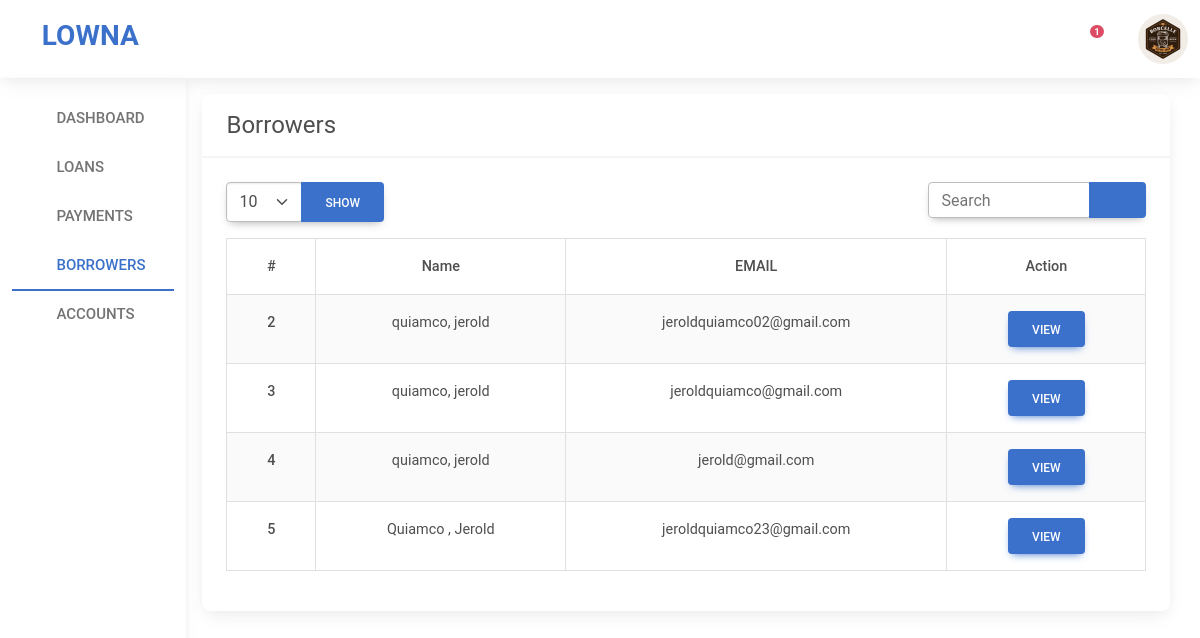
The page /admin/customers.php (signed in) on the database its author committed.
### tables this page shows
CREATE TABLE `users` (
  `USER_ID` int(20) NOT NULL,
  `LEVEL` int(10) NOT NULL,
  `FNAME` text NOT NULL,
  `LNAME` text NOT NULL,
  `EMAIL` varchar(100) NOT NULL,
  `PASSWORD` varchar(255) NOT NULL,
  `PROFILE_IMG` varchar(255) NOT NULL,
  `CREATED` timestamp NOT NULL DEFAULT CURRENT_TIMESTAMP
);

### admin/customers.php (the view, shortened to what this page needs)
<?php
    require_once '../includes/config.php';
    @$user_id = $_SESSION['admin_id'];
    $select = mysqli_query($conn, "SELECT * FROM users WHERE USER_ID='$user_id'");
    $user_data = mysqli_fetch_assoc($select);
?>
<!DOCTYPE html>
<html>
<head>
  <link rel="stylesheet" type="text/css" href="../assets/bootstrap/css/bootstrap.min.css">
  <link rel="stylesheet" type="text/css" href="../assets/css/style.css">
  <link rel="stylesheet" href="../assets/css/mdb.min.css" />
  <link rel="stylesheet" type="text/css" href="../assets/fontawesome6/css/all.css">
</head>
<body>
  <nav class="navbar navbar-expand-lg navbar-dark shadow-4">
        <div class="container-fluid">
              <div class="collapse navbar-collapse " id="navbarSupportedContent">
                <a class="navbar-brand mt-2 mt-lg-0" href="#">
                    <h3 class="navbar-brand fs-3 text-primary fw-bold"><i class="fa-brands fa-slack me-2"></i> LOWNA</h3>
                </a>
            </div>
            <div class="d-flex align-items-center">
                <div class="dropdown me-4">
                    <a class="text-reset me-3 dropdown-toggle hidden-arrow " href="#" id="navbarDropdownMenuLink" role="button" data-mdb-toggle="dropdown" aria-expanded="false">
                        <i class="fas fa-bell  text-primary"></i>
                        <span class="badge rounded-pill badge-notification bg-danger">1</span>
                    </a>
                </div>
                <div class="dropdown">
                    <a class="dropdown-toggle d-flex align-items-center hidden-arrow" href="#" id="navbarDropdownMenuAvatar" role="button" data-mdb-toggle="dropdown" aria-expanded="false">
                        <?php
                        if (isset($user_id)) {
                            ?>
                            <div class="rounded-circle" style="width: 50px; height: 50px; background-image: url(../profile_images/<?php echo $user_data['PROFILE_IMG'] ?>); background-size: cover; background-repeat: no-repeat; background-position: center;">
                            </div>
                            <?php
                        }
                        ?>
                    </a>
                </div>
            </div>
        </div>
    </nav>
    <div class="container-fluid">
      <div class="row">
        <div class="col-lg-2 col-6 d-lg-block d-none shadow-3 collapse-horizontal pt-3" style="height: calc(100vh - 78px); width: fit-content;" id="sidenav">
           <ul class="nav flex-column nav-tabs" style="width: fit-content;">
            <li class="nav-item">
              <a class="nav-link" href="index.php" ><i class="fa fa-home"></i> Dashboard</a>
            </li>
            <li class="nav-item">
              <a class="nav-link " href="loans.php"><i class="fa-solid fa-hand-holding-dollar"></i> Loans</a>
            </li>
            <li class="nav-item">
              <a class="nav-link" href="payments.php" ><i class="fa-solid fa-money-bill-transfer"></i> Payments</a>
            </li>
             <li class="nav-item">
              <a class="nav-link active" href="customers.php"><i class="fa fa-users"></i> Borrowers</a>
            </li>
             <li class="nav-item">
              <a class="nav-link" href="accounts.php" data-bs-toggle="tab"><i class="fa fa-user"></i> Accounts</a>
            </li>
          </ul>
        </div>
        <div class="col-lg-10 col-12 p-3">
            <div class="card">
                <div class="card-header fs-4">
                    Borrowers
                </div>
                <div class="card-body">
                    <div class="row g-3">
                        <form method="post" class="col-lg-9 d-lg-block d-none mb-3">
                            <div class="btn-group" role="group" aria-label="Basic example">
                            <select class="form-select" name="show">
                                <option value="10">10</option>
                            </select>
                                  <button type="submit" name="showBtn" class="btn btn-primary">Show</button>
                            </div>
                        </form>
                        <form method="post" class="col-lg-3 col-12">
                             <div class="btn-group">
                                  <input type="search" name="search" class="form-control" placeholder="Search" style="width:100%">
                                    <button type="submit" name="searchBtn" class="btn btn-primary"><i class="fa fa-search"></i></button>
                            </div>
                        </form>
                    </div>
                   <div class="table-responsive">
              <table class="table table-striped table-hover table-bordered text-center">
                <thead>
                  <tr>
                    <th scope="col">#</th>
                    <th scope="col">Name</th>
                    <th scope="col">EMAIL</th>
                    <th scope="col">Action</th>
                  </tr>
                </thead>
                <tbody>
                    <?php
                    $query_loans = mysqli_query($conn, "SELECT * FROM users WHERE LEVEL=2");
                    if (mysqli_num_rows($query_loans) > 0) {
                        while ($data = mysqli_fetch_assoc($query_loans)) {
                                ?>
                                <tr>
                                    <th scope="row"><?php echo $data['USER_ID'] ?></th>
                                    <td><?php echo $data['LNAME'].", ".$data['FNAME'] ?></td>
                                    <td><?php echo $data['EMAIL'] ?></td>
                                    <td><a href="view_borrowers.php?ID=<?= $data['USER_ID'] ?>" class="btn btn-primary">View</a></td>
                                </tr>
                            <?php
                        }
                    }else{
                        ?>
                        <tr>
                            <td class="border border-0 ">No record found</td>
                        </tr>
                        <?php
                    }
                    ?>
                </tbody>
              </table>
            </div>
                </div>
            </div>
         </div>
      </div>
    </div>
</body>
</html>

### css/style.css (style rules this page uses)
#sidenav a { font-size: 15px; }

### rows shown on the page
users: PROFILE_IMG (picture)
users: USER_ID "2", LNAME "quiamco", FNAME "jerold", EMAIL "jeroldquiamco02@gmail.com"
users: USER_ID "3", LNAME "quiamco", FNAME "jerold", EMAIL "jeroldquiamco@gmail.com"
users: USER_ID "4", LNAME "quiamco", FNAME "jerold", EMAIL "jerold@gmail.com"
users: USER_ID "5", LNAME "Quiamco", FNAME "Jerold", EMAIL "jeroldquiamco23@gmail.com"
